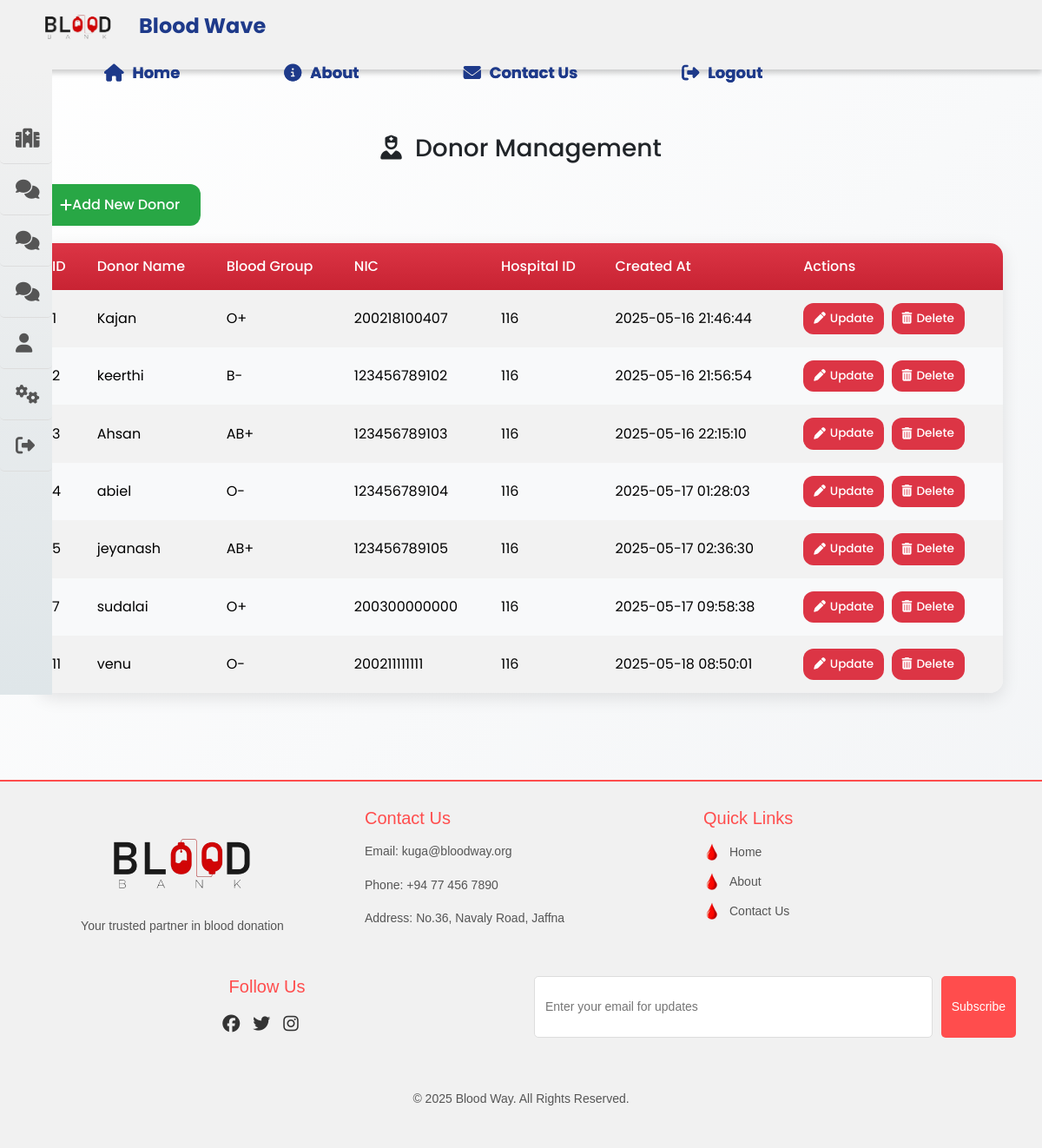
The page /hos_manageDonor.php (signed in) on the database its author committed.
### tables this page shows
CREATE TABLE `donors` (
  `id` int(11) NOT NULL,
  `donor_name` varchar(255) NOT NULL,
  `blood_group` enum('A+','A-','B+','B-','O+','O-','AB+','AB-') NOT NULL,
  `nic` varchar(12) NOT NULL,
  `hospital_id` int(11) NOT NULL,
  `created_at` timestamp NOT NULL DEFAULT current_timestamp()
);

### hos_manageDonor.php (the view, shortened to what this page needs)
<?php
include 'navbar.php';
include 'sidebar.php';
include 'config/db.php';
$hospital_id = $_SESSION['user_id'];
$sql_donors = "SELECT id, donor_name, blood_group, nic, hospital_id, created_at
               FROM donors
               WHERE hospital_id = ?";
$stmt_donors = $conn->prepare($sql_donors);
$stmt_donors->bind_param("i", $hospital_id);
$stmt_donors->execute();
$result_donors = $stmt_donors->get_result();
$donors = [];
while ($donor = $result_donors->fetch_assoc()) {
    $donors[] = $donor;
}
?>
<!DOCTYPE html>
<html lang="en">
<head>
    <link href="https://cdn.jsdelivr.net/npm/bootstrap@5.3.3/dist/css/bootstrap.min.css" rel="stylesheet">
    <link rel="stylesheet" href="https://cdnjs.cloudflare.com/ajax/libs/font-awesome/6.6.0/css/all.min.css" />
</head>
<body>
<div class="navbar-fixed">
        <?php include 'navbar.php'; ?>
</div>
<div class="content-wrapper">
         <?php include 'sidebar.php'; ?>
    <div class="main-content">
        <div class="container">
            <h3 class="text-center my-4"><i class="fas fa-user-nurse me-2"></i> Donor Management</h3>
            <button class="btn-success-custom" onclick="showAddDonorModal()">
                <i class="fas fa-plus"></i> Add New Donor
            </button>
            <div class="table-responsive">
                <table class="table table-striped">
                    <thead>
                        <tr>
                            <th>ID</th>
                            <th>Donor Name</th>
                            <th>Blood Group</th>
                            <th>NIC</th>
                            <th>Hospital ID</th>
                            <th>Created At</th>
                            <th>Actions</th>
                        </tr>
                    </thead>
                    <tbody id="donorTableBody">
                        <?php if (empty($donors)): ?>
                            <tr>
                                <td colspan="7" class="text-center"><i class="fas fa-circle-info me-2"></i> No donors found.</td>
                            </tr>
                        <?php else: ?>
                            <?php foreach ($donors as $donor): ?>
                                <tr>
                                    <td><?php echo htmlspecialchars($donor['id']); ?></td>
                                    <td><?php echo htmlspecialchars($donor['donor_name']); ?></td>
                                    <td><?php echo htmlspecialchars($donor['blood_group']); ?></td>
                                    <td><?php echo htmlspecialchars($donor['nic']); ?></td>
                                    <td><?php echo htmlspecialchars($donor['hospital_id']); ?></td>
                                    <td><?php echo htmlspecialchars($donor['created_at']); ?></td>
                                    <td>
                                        <button class="btn-custom btn-sm me-1" onclick="editDonor(<?php echo $donor['id']; ?>, '<?php echo htmlspecialchars(addslashes($donor['donor_name'])); ?>', '<?php echo $donor['blood_group']; ?>', '<?php echo $donor['nic']; ?>')"><i class="fas fa-pen"></i> Update</button>
                                        <button class="btn-custom btn-sm" onclick="deleteDonor(<?php echo $donor['id']; ?>)"><i class="fas fa-trash-can"></i> Delete</button>
                                    </td>
                                </tr>
                            <?php endforeach; ?>
                        <?php endif; ?>
                    </tbody>
                </table>
            </div>
        </div>
    </div>
</div>
    <div class="content2">
        <?php include 'footer.php'; ?>
    </div>
</body>
</html>

### css/navbar.css (style rules this page uses)
body { margin: 0; padding: 0; }

### navbar.php (style rules this page uses)
body { margin: 0; padding: 0; }

### hos_manageDonor.php (style rules this page uses)
body { font-family: 'Poppins', sans-serif; margin: 0; background: linear-gradient(135deg, #ffffff, #f1f3f5); color: #212529; overflow-x: hidden; min-height: 100vh; box-sizing: border-box; }
.main-content { padding: 20px; transition: padding-left 0.3s ease; }
.container { max-width: calc(1400px - 250px); margin: auto; padding: 30px 20px; width: 100%; }
.table-responsive { border-radius: 15px; overflow: hidden; box-shadow: 0 6px 20px rgba(0, 0, 0, 0.1); margin-bottom: 50px; }
.table { margin-bottom: 0; }
.table th { background: linear-gradient(#dc3545, #c82333); color: #fff; font-weight: 500; border: none; padding: 15px; }
.table td { padding: 15px; vertical-align: middle; border: none; background: #fff; transition: all 0.3s ease; }
.table tr:nth-child(even) td { background: #f8f9fa; }
.table .btn-custom { padding: 8px 12px; font-size: 0.85rem; }
.table .btn-custom i { margin-right: 5px; }
.btn-custom { background: #dc3545; color: #fff; border: none; border-radius: 12px; padding: 12px 24px; font-weight: 500; font-size: 1rem; transition: all 0.3s ease; display: inline-flex; align-items: center; position: relative; overflow: hidden; }
.btn-custom i { margin-right: 8px; transition: transform 0.3s; }
.btn-custom::after { content: ''; position: absolute; top: 50%; left: 50%; width: 0; height: 0; background: rgba(255, 255, 255, 0.2); border-radius: 50%; transform: translate(-50%, -50%); transition: width 0.4s, height 0.4s; }
.btn-success-custom { background: #28a745; color: #fff; border: none; border-radius: 12px; padding: 12px 24px; font-weight: 500; font-size: 1rem; transition: all 0.3s ease; display: inline-flex; align-items: center; position: relative; overflow: hidden; margin-bottom: 20px; }
.navbar-fixed { position: fixed; top: 0; width: 100%; z-index: 1000; }
.content-wrapper { padding-top: 80px; }

### rows shown on the page
donors: id "1", donor_name "Kajan", blood_group "O+", nic "200218100407", hospital "116", created_at "2025-05-16 21:46:44"
donors: id "2", donor_name "keerthi", blood_group "B-", nic "123456789102", hospital "116", created_at "2025-05-16 21:56:54"
donors: id "3", donor_name "Ahsan", blood_group "AB+", nic "123456789103", hospital "116", created_at "2025-05-16 22:15:10"
donors: id "4", donor_name "abiel", blood_group "O-", nic "123456789104", hospital "116", created_at "2025-05-17 01:28:03"
donors: id "5", donor_name "jeyanash", blood_group "AB+", nic "123456789105", hospital "116", created_at "2025-05-17 02:36:30"
donors: id "7", donor_name "sudalai", blood_group "O+", nic "200300000000", hospital "116", created_at "2025-05-17 09:58:38"
donors: id "11", donor_name "venu", blood_group "O-", nic "200211111111", hospital "116", created_at "2025-05-18 08:50:01"
